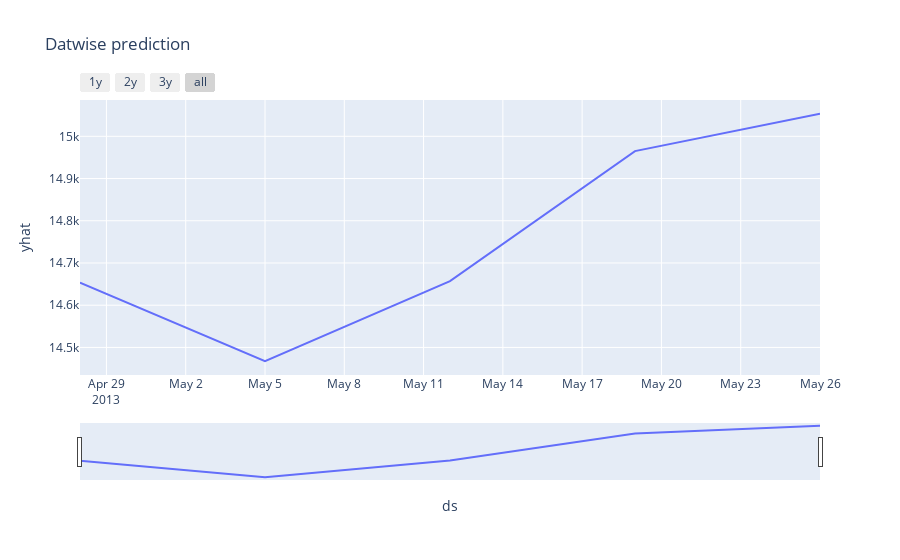

The notebook cell saved with this chart:
### Code cell
import plotly.express as px

fig = px.line(new,x ='ds',y= 'yhat',hover_data=['yhat_lower','yhat_upper','Temperature','Fuel_Price'],title='Datwise prediction')

fig.update_xaxes(
    rangeslider_visible=True,
    rangeselector=dict(
        buttons=list([
            dict(count=1,label='1y',step='year',stepmode='backward'),
            dict(count=2,label='2y',step='year',stepmode='backward'),
            dict(count=3,label='3y',step='year',stepmode='backward'),
            dict(step='all')])))
fig.show()

### Figure 1 — Plotly figure (JSON) as saved in the notebook; plotly's stock layout.template omitted (floating-point values rounded to 4 significant figures)
{"data": [{"customdata": [[12670.0, 16810.0, 0.004109, 0.00225], [12150.0, 16710.0, 0.004109, 0.00225], [12460.0, 16920.0, 0.004109, 0.00225], [12780.0, 17230.0, 0.004109, 0.00225], [12890.0, 17260.0, 0.004109, 0.00225]], "hovertemplate": "ds=%{x}<br>yhat=%{y}<br>yhat_lower=%{customdata[0]}<br>yhat_upper=%{customdata[1]}<br>Temperature=%{customdata[2]}<br>Fuel_Price=%{customdata[3]}<extra></extra>", "legendgroup": "", "line": {"color": "#636efa", "dash": "solid"}, "mode": "lines", "name": "", "orientation": "v", "showlegend": false, "type": "scatter", "x": ["2013-04-28T00:00:00", "2013-05-05T00:00:00", "2013-05-12T00:00:00", "2013-05-19T00:00:00", "2013-05-26T00:00:00"], "xaxis": "x", "y": [14650.0, 14470.0, 14660.0, 14960.0, 15050.0], "yaxis": "y"}], "layout": {"legend": {"tracegroupgap": 0}, "title": {"text": "Datwise prediction"}, "xaxis": {"anchor": "y", "domain": [0, 1], "rangeselector": {"buttons": [{"count": 1, "label": "1y", "step": "year", "stepmode": "backward"}, {"count": 2, "label": "2y", "step": "year", "stepmode": "backward"}, {"count": 3, "label": "3y", "step": "year", "stepmode": "backward"}, {"step": "all"}]}, "rangeslider": {"visible": true}, "title": {"text": "ds"}}, "yaxis": {"anchor": "x", "domain": [0, 1], "title": {"text": "yhat"}}}}
